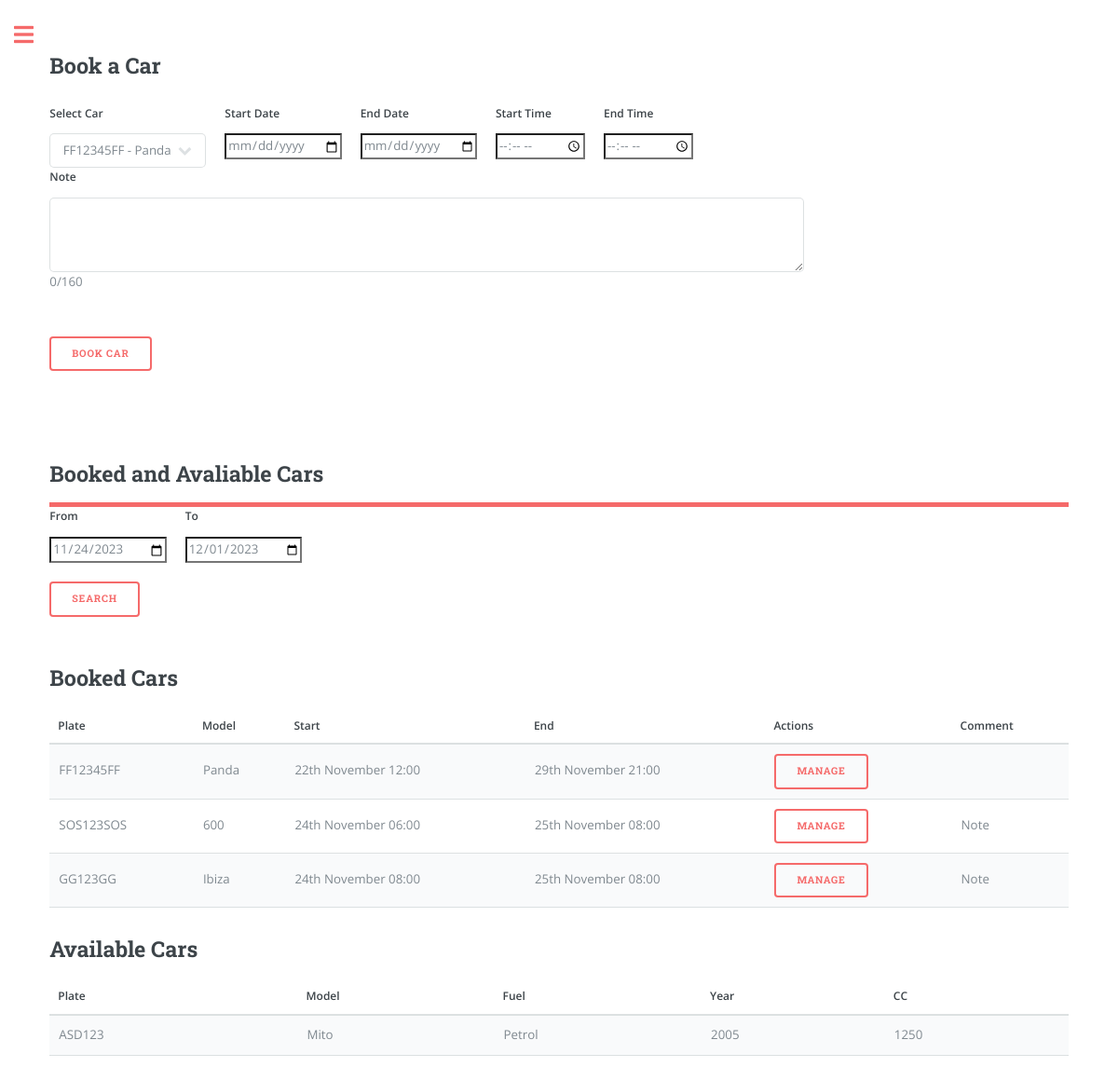
Before: /overview (signed in) with the older database file.
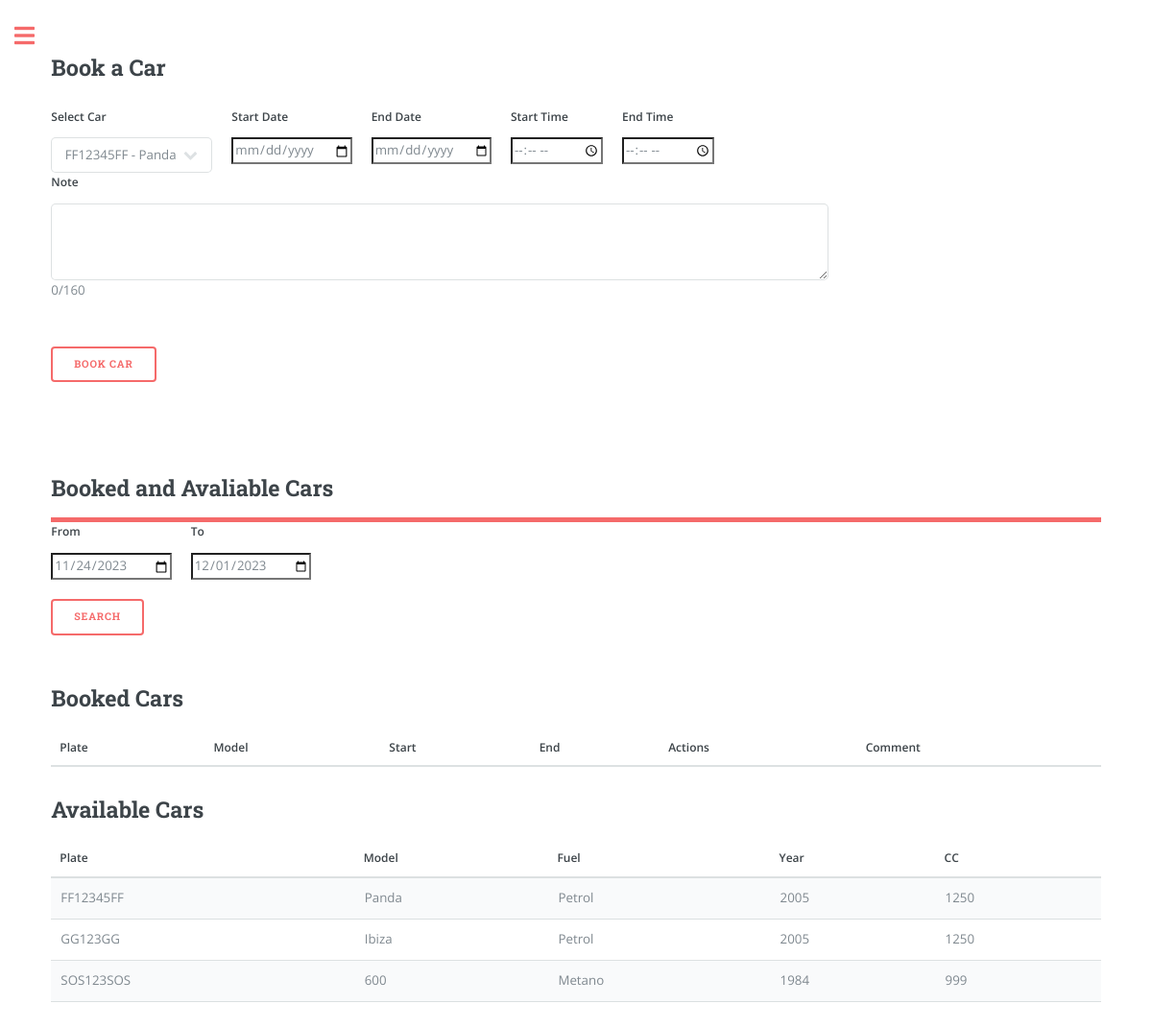
After: the same page with the newer database file.
### app/models.py (models this page shows, shortened)
class Booking(db.Model):
    id = db.Column(db.Integer, primary_key=True)
    start_datetime = db.Column(db.DateTime, nullable=False)
    end_datetime = db.Column(db.DateTime, nullable=False)
    car_plate = db.Column(db.String(8), db.ForeignKey('car.plate'), nullable=False)
    user_id = db.Column(db.Integer, db.ForeignKey('user.id'), nullable=False)
    note = db.Column(db.String(160))
    car = db.relationship('Car', backref='bookings', lazy=True)

class Car(db.Model):
    plate = db.Column(db.String(8), primary_key=True, index=True, unique=True)
    make = db.Column(db.String(15), index=True)
    model = db.Column(db.String(15), index=True)
    fuel = db.Column(db.String(8), index=True)
    year = db.Column(db.Integer, index=True)
    cc = db.Column(db.Integer, index=True)
    user_id = db.Column(db.Integer, db.ForeignKey('user.id'))

### app/routes.py (the view, shortened to what this page needs)
@app.route('/')
@app.route('/overview', methods=['GET', 'POST'])
@login_required
def overview(): # Booking
    user_cars = current_user.garage.all()
    from_date = request.form.get('from')
    to_date = request.form.get('to')
    if from_date == None:
        from_date = datetime.now().strftime('%Y-%m-%d')
        to_date = (datetime.now() + timedelta(days=7)).strftime('%Y-%m-%d')
    from_datetime = datetime.strptime(f'{from_date}', '%Y-%m-%d')
    to_datetime = datetime.strptime(f'{to_date}', '%Y-%m-%d')
    user_bookings = Booking.query.filter(
                Booking.user_id == current_user.id,
                Booking.end_datetime > from_datetime,
                Booking.start_datetime < to_datetime
                ).all()
    booked_car_plates = [booking.car_plate for booking in user_bookings]
    available_cars = [car for car in user_cars if car.plate not in booked_car_plates]
    return render_template('overview.html',
                            user_cars=user_cars,
                            available_cars=available_cars,
                            user_bookings=user_bookings,
                            from_datetime=from_datetime.strftime('%Y-%m-%d'),
                            to_datetime=to_datetime.strftime('%Y-%m-%d'),
                            user_name=current_user.username if current_user.is_authenticated else None)

### app/models.py (called while the page is built)
@login.user_loader
def load_user(id):
    return User.query.get(int(id))

### app/templates/overview.html (shortened to what the changed rows need)
{% extends "index.html" %}
{% block content %}
<link rel="stylesheet" href="{{ url_for('static', filename='css/main.css') }}">
<h2>Book a Car</h2>
<header id="header">
    <h2>Booked and Avaliable Cars</h2>
</header>
<br>
<form action="{{ url_for('bookings_manage') }}" method="POST">
    <h2>Booked Cars</h2>
    <table>
        <thead>
            <tr>
                <th>Plate</th>
                <th>Model</th>
                <th>Start</th>
                <th>End</th>
                <th>Actions</th>
                <th>Comment</th>
            </tr>
        </thead>
        <tbody>
            {% for booking in user_bookings %}
                <tr>
                    <td>{{ booking.car.plate }}</td>
                    <td>{{ booking.car.model }}</td>
                    <td>{{ booking.start_datetime.strftime("%dth %B %H:%M") }}</td>
                    <td>{{ booking.end_datetime.strftime("%dth %B %H:%M") }}</td>
                    <td>
                        <button type="submit" class="btn btn-danger" name="manage_booking" value="{{ booking.id }}">Manage</button>
                    </td>
                    <td>
                        {% if booking.note %}
                            <span class="note-tooltip">
                                Note
                            </span>
                        {% endif %}
                    </td>
                </tr>
            {% endfor %}
        </tbody>
    </table>
</form>
<h2>Available Cars</h2>
<table>
    <thead>
        <tr>
            <th>Plate</th>
            <th>Model</th>
            <th>Fuel</th>
            <th>Year</th>
            <th>CC</th>
        </tr>
    </thead>
    <tbody>
        {% for car in available_cars %}
            <tr>
                <td>{{ car.plate }}</td>
                <td>{{ car.model }}</td>
                <td>{{ car.fuel }}</td>
                <td>{{ car.year }}</td>
                <td>{{ car.cc }}</td>
            </tr>
        {% endfor %}
    </tbody>
</table>
{% endblock %}

Changed rows visible on the page:
removed Booking: car.plate "FF12345FF", car.model "Panda", start_datetime "22th November 12:00", end_datetime "29th November 21:00", {{ booking.id }} 6 (drawn)
removed Booking: car.plate "SOS123SOS", car.model "600", start_datetime "24th November 06:00", end_datetime "25th November 08:00", {{ booking.id }} 10 (drawn)
removed Booking: car.plate "GG123GG", car.model "Ibiza", start_datetime "24th November 08:00", end_datetime "25th November 08:00", {{ booking.id }} 11 (drawn)
removed Car: plate "ASD123", model "Mito", fuel "Petrol", year "2005", cc "1250"
now on this page (row unchanged): Car: plate "FF12345FF", model "Panda", fuel "Petrol", year "2005", cc "1250"
now on this page (row unchanged): Car: plate "GG123GG", model "Ibiza", fuel "Petrol", year "2005", cc "1250"
now on this page (row unchanged): Car: plate "SOS123SOS", model "600", fuel "Metano", year "1984", cc "999"
